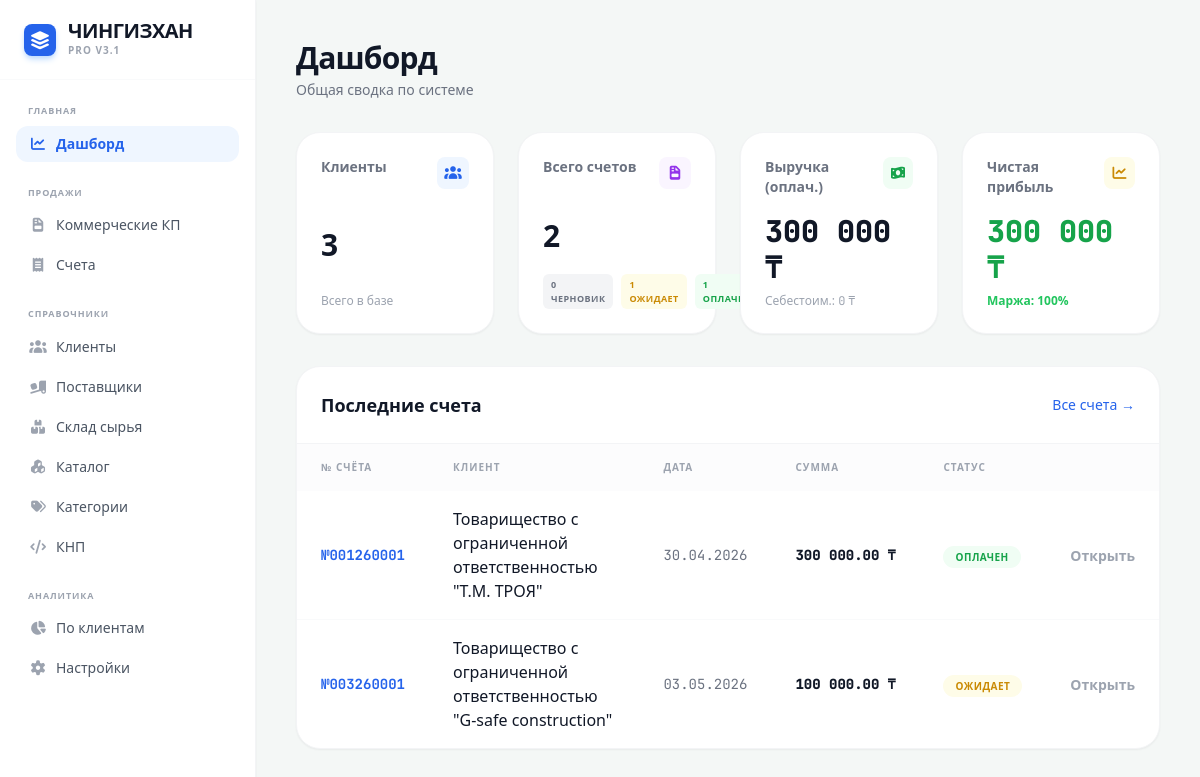
Before: / with the older database file.
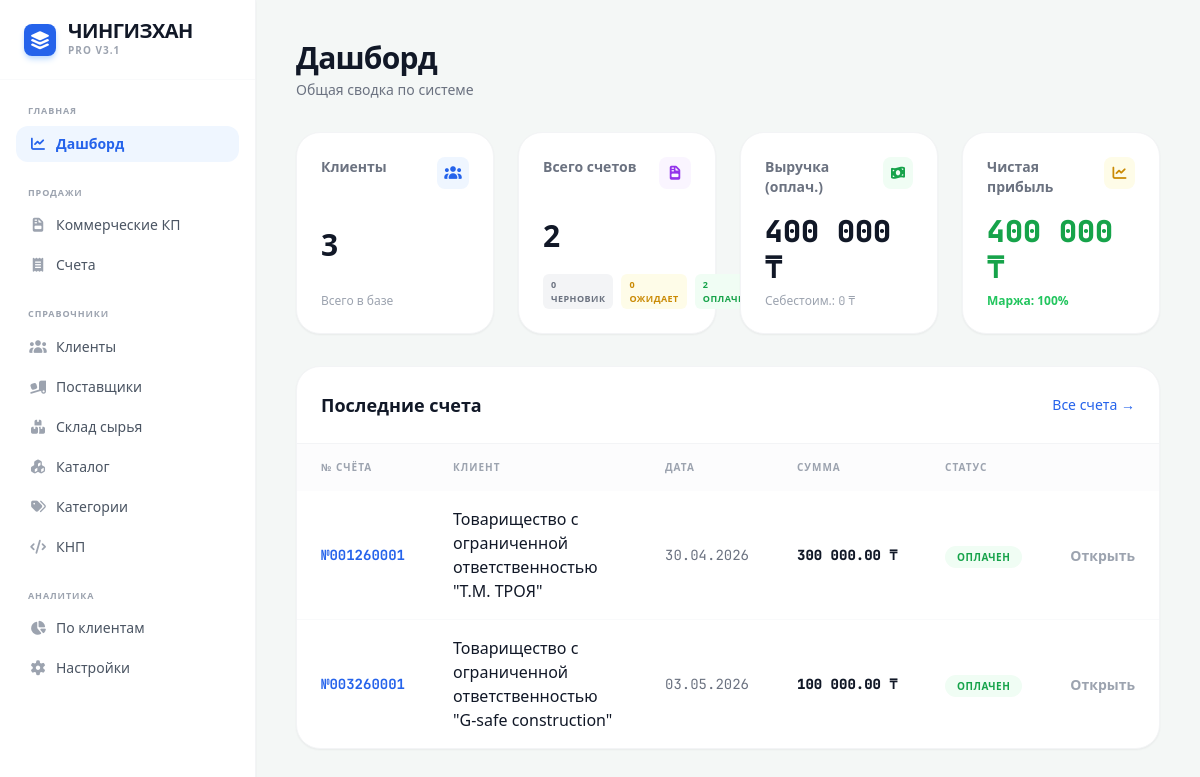
After: the same page with the newer database file.
### tables this page shows
CREATE TABLE invoices (id TEXT PRIMARY KEY, client_id TEXT, date TEXT, subtotal REAL, vat_rate REAL, vat_amount REAL, total REAL, status INTEGER DEFAULT 0, knp TEXT DEFAULT "859", markup REAL DEFAULT 0);

CREATE TABLE clients (id TEXT PRIMARY KEY, name TEXT, bin TEXT, contact TEXT, address TEXT);

### app.py (the view)
@app.route('/')
def dashboard():
    with sqlite3.connect(DB_NAME) as conn:
        c = conn.cursor()
        stats = {'clients': c.execute("SELECT COUNT(*) FROM clients").fetchone()[0], 'invoices': c.execute("SELECT COUNT(*) FROM invoices").fetchone()[0], 'drafts': c.execute("SELECT COUNT(*) FROM invoices WHERE status = 0").fetchone()[0], 'pending': c.execute("SELECT COUNT(*) FROM invoices WHERE status = 1").fetchone()[0], 'paid': c.execute("SELECT COUNT(*) FROM invoices WHERE status = 2").fetchone()[0]}
        paid_invoices = c.execute("SELECT id, total FROM invoices WHERE status = 2").fetchall()
        total_revenue = sum(inv[1] for inv in paid_invoices)
        total_costs = 0
        for inv in paid_invoices:
            costs = c.execute("SELECT SUM(value) FROM internal_costs WHERE invoice_id = ?", (inv[0],)).fetchone()[0]
            if costs: total_costs += costs
        fin_stats = {'revenue': total_revenue, 'costs': total_costs, 'profit': total_revenue - total_costs, 'margin': ((total_revenue - total_costs) / total_revenue * 100) if total_revenue > 0 else 0}
        recent = c.execute("SELECT i.id, c.name, i.date, i.total, i.status FROM invoices i LEFT JOIN clients c ON i.client_id = c.id ORDER BY i.date DESC LIMIT 5").fetchall()
    return render_template('dashboard.html', **stats, fin_stats=fin_stats, recent=recent)

### templates/dashboard.html (shortened to what the changed rows need)
{% extends "base.html" %}
{% block content %}
<div class="p-10 max-w-7xl mx-auto">
    <div class="mb-8">
        <h2 class="text-3xl font-black text-gray-900 tracking-tight">Дашборд</h2>
    </div>
    <div class="grid grid-cols-4 gap-6 mb-8">
        <div class="bg-white p-6 rounded-3xl shadow-sm border border-gray-100 flex flex-col justify-between hover:shadow-md transition">
            <div class="flex gap-2 text-[9px] font-bold uppercase tracking-wider">
                <span class="bg-gray-100 text-gray-500 px-2 py-1 rounded-md">{{ drafts }} черновик</span>
                <span class="bg-yellow-50 text-yellow-600 px-2 py-1 rounded-md">{{ pending }} ожидает</span>
                <span class="bg-green-50 text-green-600 px-2 py-1 rounded-md">{{ paid }} оплачен</span>
            </div>
        </div>
        <div class="bg-white p-6 rounded-3xl shadow-sm border border-gray-100 flex flex-col justify-between hover:shadow-md transition">
            <div class="flex justify-between items-start mb-4">
                <div class="text-sm font-bold text-gray-500">Выручка (оплач.)</div>
                <div class="w-8 h-8 rounded-lg bg-green-50 text-green-600 flex items-center justify-center"><i class="fas fa-money-bill-wave text-sm"></i></div>
            </div>
            <div class="text-3xl font-black text-gray-900 mb-2 font-mono">{{ '{:,.0f}'.format(fin_stats.revenue).replace(',', ' ') }} ₸</div>
            <div class="text-xs text-gray-400 font-medium">Себестоим.: <span class="font-mono">{{ '{:,.0f}'.format(fin_stats.costs).replace(',', ' ') }}</span> ₸</div>
        </div>
        <div class="bg-white p-6 rounded-3xl shadow-sm border border-gray-100 flex flex-col justify-between hover:shadow-md transition">
            <div class="flex justify-between items-start mb-4">
                <div class="text-sm font-bold text-gray-500">Чистая прибыль</div>
                <div class="w-8 h-8 rounded-lg bg-yellow-50 text-yellow-600 flex items-center justify-center"><i class="fas fa-chart-line text-sm"></i></div>
            </div>
            <div class="text-3xl font-black text-green-600 mb-2 font-mono">{{ '{:,.0f}'.format(fin_stats.profit).replace(',', ' ') }} ₸</div>
            <div class="text-xs font-bold {% if fin_stats.margin > 0 %}text-green-500{% else %}text-gray-400{% endif %}">Маржа: {{ fin_stats.margin|round|int }}%</div>
        </div>
    </div>
    <div class="bg-white rounded-3xl shadow-sm border border-gray-100 overflow-hidden">
        <table class="w-full text-left">
            <thead>
                <tr class="bg-gray-50/50">
                    <th class="py-4 px-6 text-[10px] font-black text-gray-400 uppercase tracking-widest">№ Счёта</th>
                    <th class="py-4 px-6 text-[10px] font-black text-gray-400 uppercase tracking-widest">Клиент</th>
                    <th class="py-4 px-6 text-[10px] font-black text-gray-400 uppercase tracking-widest">Дата</th>
                    <th class="py-4 px-6 text-[10px] font-black text-gray-400 uppercase tracking-widest">Сумма</th>
                    <th class="py-4 px-6 text-[10px] font-black text-gray-400 uppercase tracking-widest">Статус</th>
                    <th class="py-4 px-6"></th>
                </tr>
            </thead>
            <tbody class="divide-y divide-gray-50">
                {% for r in recent %}
                <tr class="hover:bg-gray-50 transition group">
                    <td class="py-4 px-6 font-bold text-blue-600 font-mono text-sm"><a href="/edit_invoice/{{ r[0] }}" class="hover:underline">№{{ r[0] }}</a></td>
                    <td class="py-4 px-6 text-gray-900 font-medium">{{ r[1] }}</td>
                    <td class="py-4 px-6 text-gray-500 text-sm font-mono">{{ r[2] }}</td>
                    <td class="py-4 px-6 font-black text-gray-900 whitespace-nowrap font-mono text-sm">{{ '{:,.2f}'.format(r[3]).replace(',', ' ') }} ₸</td>
                    <td class="py-4 px-6">
                        {% if r[4] == 0 %}
                            <span class="bg-gray-100 text-gray-500 px-3 py-1 rounded-full text-[10px] font-bold uppercase tracking-wider">Черновик</span>
                        {% elif r[4] == 1 %}
                            <span class="bg-yellow-50 text-yellow-600 px-3 py-1 rounded-full text-[10px] font-bold uppercase tracking-wider">Ожидает</span>
                        {% else %}
                            <span class="bg-green-50 text-green-600 px-3 py-1 rounded-full text-[10px] font-bold uppercase tracking-wider">Оплачен</span>
                        {% endif %}
                    </td>
                    <td class="py-4 px-6 text-right">
                        <a href="/edit_invoice/{{ r[0] }}" class="text-sm font-bold text-gray-400 hover:text-blue-600 transition">Открыть</a>
                    </td>
                </tr>
                {% endfor %}
            </tbody>
        </table>
    </div>
</div>
{% endblock %}

Changed rows visible on the page:
changed invoices "Товарищество с ограниченной ответственностью \"G-safe construction\"": status "ОЖИДАЕТ" → "ОПЛАЧЕН"
Other visible differences:
{{ pending }}: "1" → "0"
{{ paid }}: "1" → "2"
{{ '{:,.0f}'.format(fin_stats.revenue).replace(',', ' ') }}: "300 000" → "400 000"
{{ '{:,.0f}'.format(fin_stats.profit).replace(',', ' ') }}: "300 000" → "400 000"
